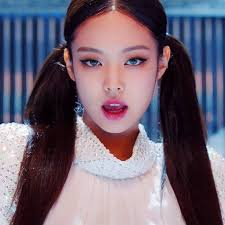
#> input picture opencv/jennie_eye.jpg, 225 x 225 px, given in place of the camera
$ python detect_motion.py
#> lines starting #> are read from the running program, lines starting #| are printed output that depends on the picture; after the words box and inside, x2 and y2 are one past the last pixel; in counts of white or black regions, pixels touching at a corner belong together
import cv2
import numpy as np
# import imutils
# contours = contours[1] if imutils.is_cv3() else contours[0]

cap = cv2.VideoCapture(0) # 웹 카메라로부터 입력받기
img_last = None # 이전 프레임을 저장해 둘 변수(초기화)
green = (0,255,0)

while True:
    _, frame = cap.read() # 이미지 읽어들이기
#> frame is the input picture: shape (225, 225, 3); mean B, G, R 113.8, 98.9, 111.4

    frame = cv2.resize( frame, (500,300) ) # 이미지를 축소
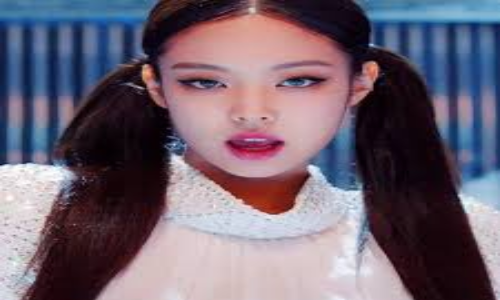
#> frame: shape (300, 500, 3); mean B, G, R 113.7, 98.8, 111.3
    gray = cv2.cvtColor( frame, cv2.COLOR_BGR2GRAY ) # 흑백으로 변화
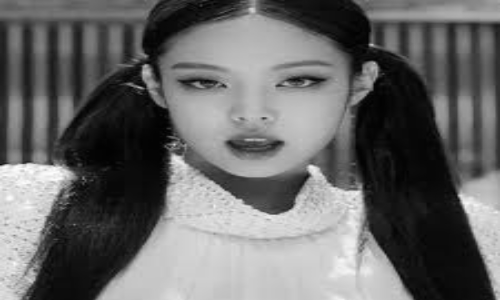
#> gray: shape (300, 500); min 1, max 253, mean 104.2
    gray = cv2.GaussianBlur( gray, (9,9), 0 ) # 블러처리
    img_b = cv2.threshold( gray, 100, 255, cv2.THRESH_BINARY )[1]# 이진화
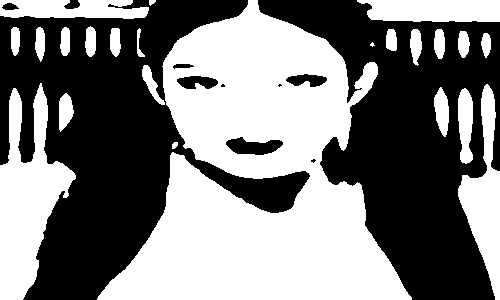
#> img_b: shape (300, 500); 48.9% white; 23 white regions (1 under 20 px), largest, box (x1, y1, x2, y2) and area: (97, 0, 412, 300) 51029, (0, 83, 76, 300) 8367, (458, 84, 500, 300) 4067

    if img_last is None: # 차이확인하기
        img_last = img_b
        continue
    frame_diff = cv2.absdiff( img_last, img_b )

    # find the contours (continuous blobs of pixels) the image
    contours = cv2.findContours( frame_diff,
                    cv2.RETR_EXTERNAL, # 윤곽추출
                    cv2.CHAIN_APPROX_SIMPLE)[1]
    # contours = contours[0]

    for contour in contours: # 차이있는부분 출력
        (x,y,w,h) = cv2.boundingRect(contour)
        if w < 30: continue # 작은변경은 무시하기
        cv2.rectangle( frame, (x, y), (x+w, y+h), green, 2 ) # 녹색사각 렌더링

    img_last = img_b # 프레임을 변수에 저장해두기
    cv2.imshow( 'Diff Camera', frame      ) # 화면출력
    cv2.imshow( 'diff data',   frame_diff )

    if cv2.waitKey(1) == 13: break
cap.release() # 카메라 해제
cv2.destroyAllWindows() # 윈도우 제거
